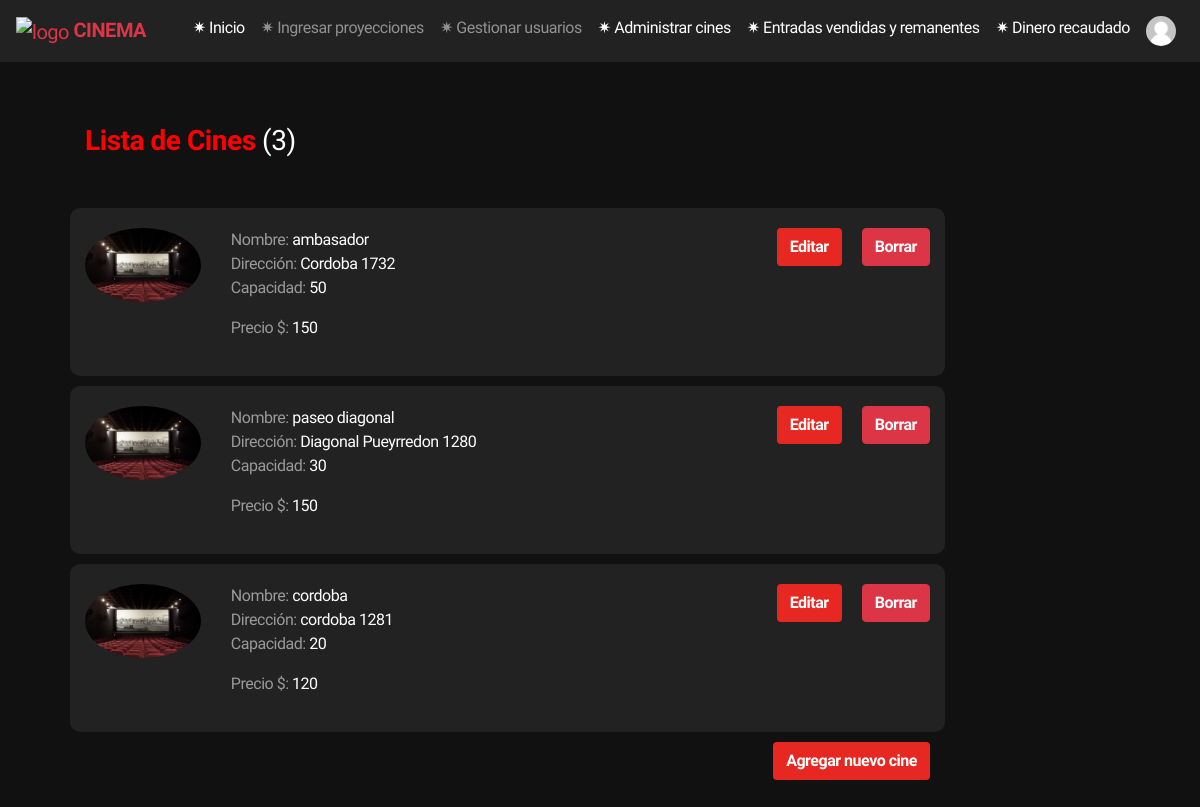
Screenshot of /admin/admincinema.php (signed in) with the database file from the repository.
### tables this page shows
CREATE TABLE `cinema` (
  `cinemaid` int(11) NOT NULL,
  `cineName` varchar(30) NOT NULL,
  `capacity` int(11) NOT NULL,
  `address` varchar(30) NOT NULL,
  `ticketPrice` float NOT NULL
);

### admin/cinemaList.php (the view, shortened to what this page needs)
<?php
include('../controller/connectdb.php');
$sql = "SELECT * FROM cinema";
$result = $conn->query($sql);
$list = '';
if($result->num_rows > 0) {
     while($row = $result->fetch_assoc()) {
        $list = $list.'
        <div class="row box">
        <div class="col-md-2 box4">
         <img src="../image/logoCine.jpg" alt="user" class="user-profile">
        </div>
        <div class="col-md-6 box5">
            <p> <span style="color: #9a9a9a;">Nombre: </span> '.$row["cineName"].'<br>
             <span style="color: #9a9a9a;">Dirección: </span>'.$row["address"].'<br>
           <span style="color: #9a9a9a;">Capacidad: </span>'.$row["capacity"].'<br>
           <p> <span style="color: #9a9a9a;">Precio $: </span> '.$row["ticketPrice"].'
            </p>
        </div>
        <div class="col-md-4 box5">
            <a href="../controller/deleteCinema.php?id='.$row["cinemaid"].'" class="btn btn-danger"> Borrar </a>
            <a href="updatecinema.php?id='.$row["cinemaid"].'" class="btn"> Editar </a>
        </div>
    </div>
        ';
    }
} else {
    $list = "There is no cinema created yet";
}
?>

### css/index.css (style rules this page uses)
body { background: rgb(0, 0, 0) !important; margin : 0; font-family: "Arimo",Arial,Helvetica,"Lucida Grande",sans-serif !important; letter-spacing: -.03em; color: #fff; font-size: 16px; }
a { text-decoration: none !important; background-color: transparent; }
.box { padding: 15px; }
.row { padding : 20px 0; }

### css/users.css (style rules this page uses)
body { background-image: url(image/rojo.jpg); }

### css/moviesrequest.css (style rules this page uses)
body { background: #111 !important; margin : 0; font-family: "Arimo",Arial,Helvetica,"Lucida Grande",sans-serif !important; letter-spacing: -.03em; color: #fff; font-size: 16px; }
.btn { background: #e72721; color: #fff !important; font-weight: bold; float: right; }
.btn-danger { background: #dc3545; margin-left:20px; }
.user-profile { border-radius: 50%; width: 100%; }
.box { background: #222; border-radius: 10px; margin-bottom: 10px; }
a { text-decoration: none !important; background-color: transparent; }

### rows the page displays
cinema: cineName "ambasador", address "Cordoba 1732", capacity "50", ticketPrice "150"
cinema: cineName "paseo diagonal", address "Diagonal Pueyrredon 1280", capacity "30", ticketPrice "150"
cinema: cineName "cordoba", address "cordoba 1281", capacity "20", ticketPrice "120"

### other values shown
$total "3"
